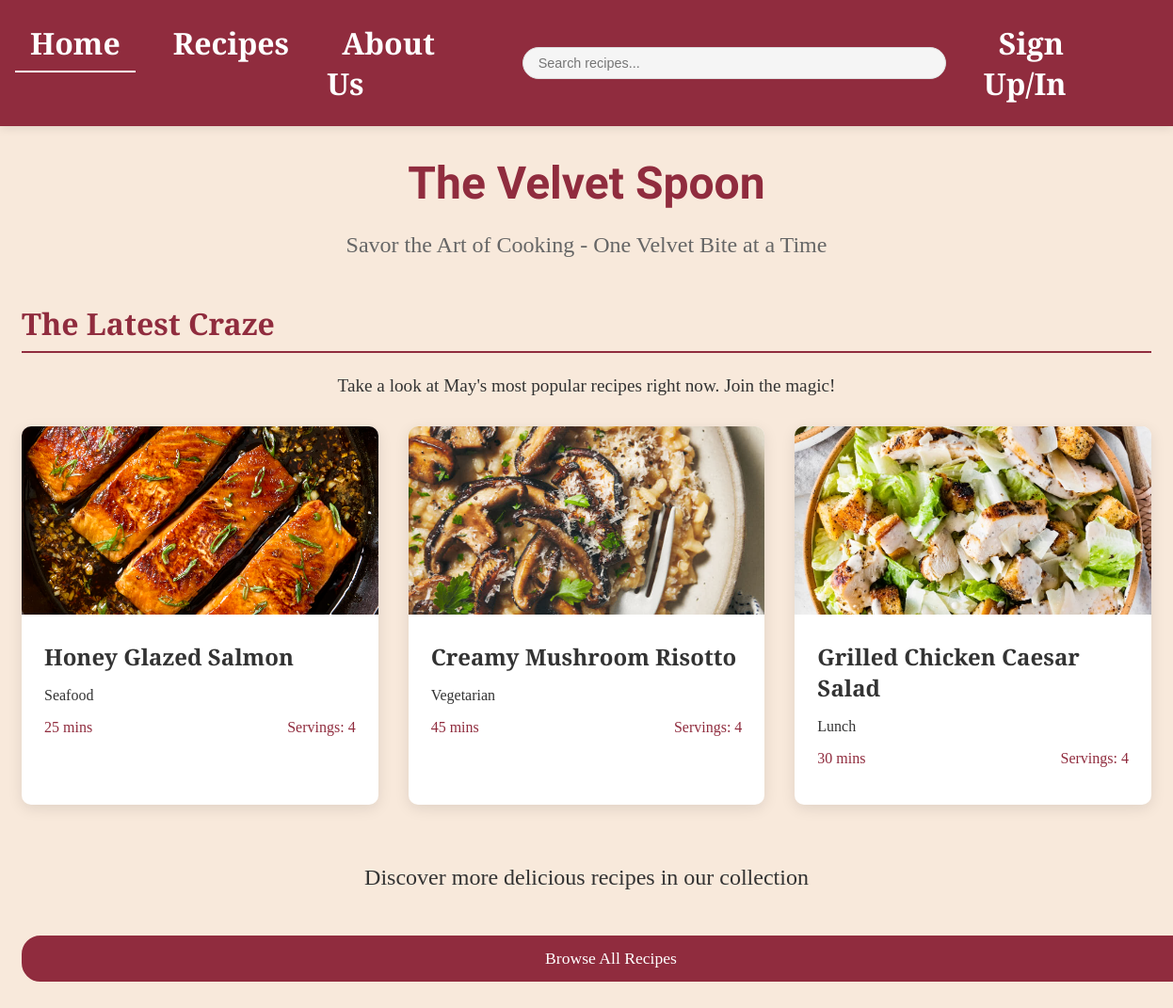
Page /dashboard.php on the committed database.
### tables this page shows
CREATE TABLE `recipes` (
  `id` int(11) NOT NULL,
  `title` varchar(255) NOT NULL,
  `image_path` varchar(255) DEFAULT NULL,
  `rating` decimal(2,1) DEFAULT '0.0',
  `rating_count` int(11) DEFAULT '0',
  `prep_time` int(11) NOT NULL COMMENT 'in minutes',
  `cook_time` int(11) NOT NULL COMMENT 'in minutes',
  `servings` int(11) NOT NULL,
  `category` varchar(100) DEFAULT NULL,
  `created_at` timestamp NOT NULL DEFAULT CURRENT_TIMESTAMP
);

### dashboard.php (the view, shortened to what this page needs)
<?php
include 'db.php';
$sql = "SELECT * FROM recipes ORDER BY created_at DESC LIMIT 3";
$result = $conn->query($sql);
?>
<!DOCTYPE html>
<html lang="en">
<head>
    <link rel="stylesheet" href="styles.css">
</head>
<body>
    <nav>
        <ul>
            <li class="active"><a href="dashboard.php">Home</a></li>
            <li><a href="recipes.php">Recipes</a></li>
            <li><a href="about.php">About Us</a></li>
            <li class="search-bar">
                <form action="search.php" method="GET">
                    <input type="text" placeholder="Search recipes..." name="q">
                </form>
            </li>
            <?php if(isset($_SESSION['username'])): ?>
                <li><a href="account.php" class="username-link">Hello, <?php echo htmlspecialchars($_SESSION['username']); ?></a></li>
            <?php else: ?>
                <li><a href="login.php">Sign Up/In</a></li>
            <?php endif; ?>
        </ul>
    </nav>
    <div class="dashboard">
        <div class="dashboard-header">
            <h1 class="dashboard-title">The Velvet Spoon</h1>
            <p class="dashboard-subtitle">Savor the Art of Cooking - One Velvet Bite at a Time</p>
        </div>
        <div class="featured-section">
            <h2 class="section-title">The Latest Craze</h2>
            <p style="font-size: 1.2rem; margin-bottom: 2rem; text-align: center;">Take a look at <?php echo date('F'); ?>'s most popular recipes right now. Join the magic!</p>
            <div class="recipe-grid">
                <?php if ($result->num_rows > 0): ?>
                    <?php while($recipe = $result->fetch_assoc()): ?>
                    <div class="recipe-card" onclick="window.location.href='recipe.php?id=<?php echo $recipe['id']; ?>'">
                        <a href="recipe.php?id=<?php echo $recipe['id']; ?>">
                            <img src="<?php echo htmlspecialchars($recipe['image_path']); ?>" alt="<?php echo htmlspecialchars($recipe['title']); ?>" class="recipe-image">
                            <div class="recipe-info">
                                <h3 class="recipe-title"><?php echo htmlspecialchars($recipe['title']); ?></h3>
                                <p class="recipe-category"><?php echo htmlspecialchars($recipe['category']); ?></p>
                                <div class="recipe-meta">
                                    <span><?php echo ($recipe['prep_time'] + $recipe['cook_time']); ?> mins</span>
                                    <span>Servings: <?php echo $recipe['servings']; ?></span>
                                </div>
                            </div>
                        </a>
                    </div>
                    <?php endwhile; ?>
                <?php else: ?>
                    <div class="error">No recipes found in the database.</div>
                <?php endif; ?>
            </div>
        </div>
        <div class="cta-section">
            <p class="cta-text">Discover more delicious recipes in our collection</p>
            <a href="recipes.php" class="btn">Browse All Recipes</a>
        </div>
    </div>
</body>
</html>

### styles.css (style rules this page uses)
body { font-family: 'Josefin Slab', serif; margin: 0; padding: 0; background-color: #F8E9DB; color: #333; }
nav { background-color: #902C3E; box-shadow: 0 2px 10px rgba(0,0,0,0.1); padding: 1.5rem 1rem; }
nav ul { list-style: none; display: flex; justify-content: center; margin: 0; padding: 0; gap: 2rem; }
nav li { margin: 0; }
nav a { text-decoration: none; color: #ffff; font-weight: 600; font-size: 2.0rem; padding: 0.5rem 1rem; transition: all 0.3s ease; }
nav .active a { color: #ffff; border-bottom: 2px solid #ffff; }
nav .search-bar { margin: 0 1rem; display: flex; align-items: center; }
nav .search-bar form { display: flex; align-items: center; position: relative; }
nav .search-bar input { padding: 0.5rem 1rem; padding-right: 2rem; border: 1px solid #ddd; border-radius: 20px; font-size: 0.9rem; width: 400px; transition: width 0.3s ease; background-color: #f5f5f5; }
nav ul { gap: 1.5rem; }
.btn { background-color: transparent; color: #000; border: 2px solid #902C3E; padding: 1rem 2rem; border-radius: 24px; font-size: 1.1rem; cursor: pointer; width: 100%; margin: 1.5rem 0; font-weight: 500; transition: all 0.3s ease; }
.dashboard { max-width: 1200px; margin: 2rem auto; padding: 0 1rem; }
.dashboard-header { text-align: center; margin-bottom: 3rem; }
.dashboard-title { font-family: 'Jacques Francois Shadow', serif; color: #902C3E; font-size: 3rem; margin-bottom: 0.5rem; }
.dashboard-subtitle { font-size: 1.5rem; color: #666; font-weight: 300; text-align: center; }
.featured-section { margin-bottom: 4rem; }
.section-title { font-size: 2rem; color: #902C3E; margin-bottom: 1.5rem; border-bottom: 2px solid #902C3E; padding-bottom: 0.5rem; }
.recipe-grid { display: grid; grid-template-columns: repeat(auto-fill, minmax(280px, 1fr)); gap: 2rem; }
.recipe-card { background: transparent; border-radius: 10px; overflow: hidden; box-shadow: 0 4px 15px rgba(0,0,0,0.1); transition: transform 0.3s ease; }
.recipe-image { width: 100%; height: 200px; object-fit: cover; }
.recipe-info { padding: 1.5rem; }
.recipe-title { font-size: 1.5rem; margin: 0 0 0.5rem 0; color: #333; }
.recipe-meta { display: flex; justify-content: space-between; color: #902C3E; font-weight: 500; }
.cta-section { text-align: center; margin: 4rem 0; }
.cta-text { font-size: 1.5rem; margin-bottom: 1.5rem; color: #333; }
.recipe-grid { display: grid; grid-template-columns: repeat(auto-fill, minmax(280px, 1fr)); gap: 2rem; margin-top: 2rem; }
.recipe-card { background: white; border-radius: 10px; overflow: hidden; box-shadow: 0 4px 15px rgba(0,0,0,0.1); transition: transform 0.3s ease; }
.recipe-meta { display: flex; justify-content: space-between; color: #902C3E; font-weight: 500; margin-bottom: 1rem; }
.btn { background-color: #902C3E; color: white; padding: 0.75rem 1.5rem; border-radius: 20px; text-decoration: none; display: inline-block; transition: background-color 0.3s; }

### dashboard.php (style rules this page uses)
.recipe-card { cursor: pointer; transition: transform 0.3s ease; }
.recipe-card a { text-decoration: none; color: inherit; display: block; height: 100%; }

### rows in the picture
recipes: image_path (picture), title "Honey Glazed Salmon", category "Seafood", $recipe['prep_time'] + $recipe['cook_time'] "25", servings "4"
recipes: image_path (picture), title "Creamy Mushroom Risotto", category "Vegetarian", $recipe['prep_time'] + $recipe['cook_time'] "45", servings "4"
recipes: image_path (picture), title "Grilled Chicken Caesar Salad", category "Lunch", $recipe['prep_time'] + $recipe['cook_time'] "30", servings "4"
